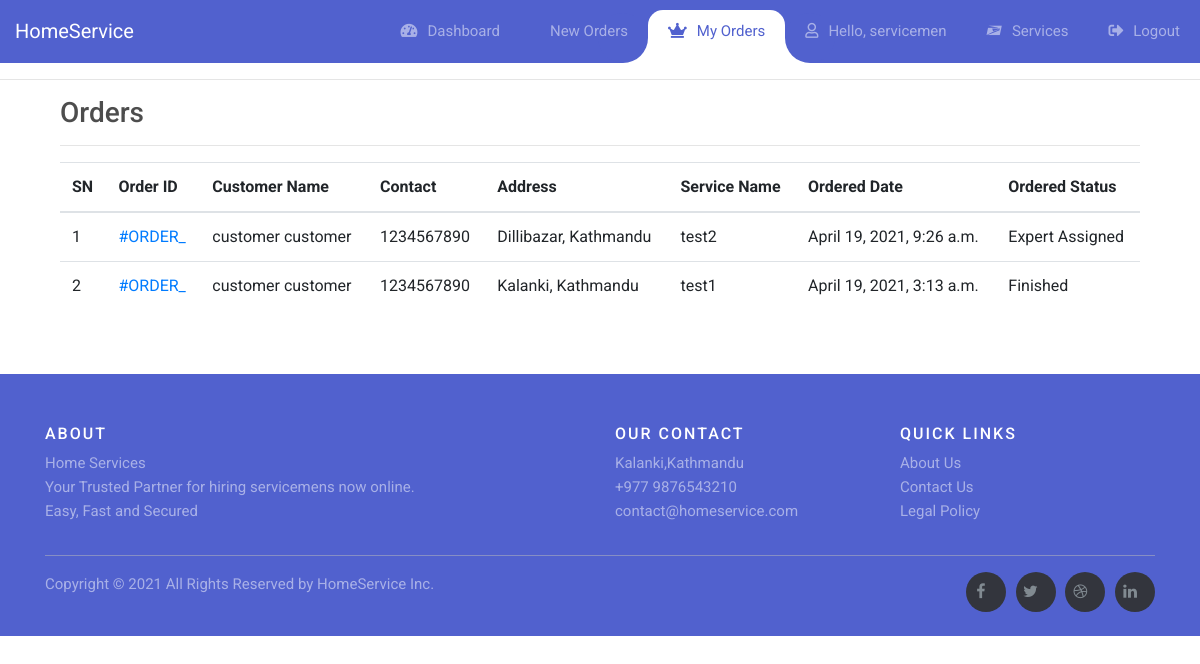
The app's page /servicemen-dashboard/servicemen-order/ (signed in) with its own data.
### accounts/models.py (models this page shows, shortened)
class User(AbstractUser):
    is_customer = models.BooleanField(default=False)
    is_servicemen =  models.BooleanField(default=False)
    first_name = models.CharField(max_length=200, null=True)
    last_name = models.CharField(max_length=200, null=True)
    email = models.EmailField()

class Customer(models.Model):
    phone = models.CharField(max_length=15, null=True)
    address = models.CharField(max_length=200, null=True)
    created_at = models.DateTimeField(auto_now_add=True, null=True)
    created_by = models.OneToOneField(User, related_name='customeruser', on_delete=models.CASCADE)

### order/models.py (models this page shows, shortened)
class Order(models.Model):
    STATUS = (
        ("Reviewed", "Reviewed"),
        ("Expert Assigned", "Expert Assigned"),
        ("Working", "Working"),
        ("Finished", "Finished"),
    )
    customer = models.ForeignKey(Customer, on_delete=models.SET_NULL, blank=True, null=True)
    service = models.ForeignKey(Service, on_delete=models.SET_NULL, blank=True, null=True)
    description = models.CharField(max_length=2000, null=True)
    date_ordered = models.DateTimeField(auto_now_add=True)
    status = models.CharField(max_length=200, null=True, choices=STATUS, default="Pending")
    street = models.CharField(max_length=100, null=True)
    address = models.CharField(max_length=100, null=True)
    servicemen = models.ForeignKey(ServiceMen, on_delete=models.SET_NULL, blank=True, null=True)
    class Meta:
        ordering = ['-date_ordered']

### service/models.py (models this page shows, shortened)
class Service(models.Model):
    name = models.CharField(max_length=200, null=True)
    slug = models.SlugField(max_length=255, null=True, unique=True)
    description = models.CharField(max_length=2000, null=True)
    image = models.ImageField(null=True, blank=True)

### servicemen/views.py (the view)
# urls.py: path('servicemen-order/', views.ServicemenOrderListView, name="admin_servicemen_order"),
@login_required
@servicemen_required
def ServicemenOrderListView(request):
    ser_id = ServiceMen.objects.filter(created_by = request.user).first()
    allorders = Order.objects.filter(servicemen = ser_id).order_by("-id")
    context = {
        'allorders': allorders,
        'ser_order_list': 'active'
    }
    return render(request, "servicemen/servicemenorderlist.html", context)

### servicemen/templates/servicemen/servicemenorderlist.html
{% extends 'index.html' %}
{% load static %}
{% block content %}
<div class="container">
    <div class="row">
        <div class="col-md-12">
            <h3>Orders</h3><hr>
            <table class="table">
                <thead>
                    <tr>
                        <th>SN</th>
                        <th>Order ID </th>
                        <th>Customer Name</th>
                        <th>Contact</th>
                        <th>Address</th>
                        <th>Service Name</th>
                        <th>Ordered Date</th>
                        <th>Ordered Status</th>
                    </tr>
                </thead>
                <tbody>
                    {% for order in allorders %}
                    <tr>
                        <td>{{forloop.counter}}</td>
                        <td><a href="{% url 'servicemen_order_detail' order.id %}">#ORDER_</a></td>
                        <td>{{order.customer.created_by.first_name}} {{order.customer.created_by.last_name}}</td>
                        <td>{{order.customer.phone}}</td>
                        <td>{{order.street}}, {{order.address}}</td>
                        <td>{{order.service.name}}</td>
                        <td>{{order.date_ordered}}</td>
                        <td>{{order.status}}</td>
                    </tr>
                    {% endfor %}
                </tbody>
            </table>
        </div>
    </div>
</div>
{% endblock %}

### templates/navbar.html (shortened to what this page needs)
<nav class="navbar navbar-expand-custom navbar-mainbg">
    <a class="navbar-brand navbar-logo" href="{% url 'service' %}">HomeService</a>
    <div class="collapse navbar-collapse" id="navbarSupportedContent">
        <ul class="navbar-nav ml-auto">
            <div class="hori-selector">
                <div class="left"></div>
                <div class="right"></div>
            </div>
            {% if user.is_servicemen %}
            <li class="nav-item {{activate_servicemen_admin}}">
                <a class="nav-link" href="{% url 'availability' %}"><i class="fas fa-tachometer-alt"></i>Dashboard</a>
            </li>
            <li class="nav-item {{ser_order_status}} {{ser_new_order}}">
                <a class="nav-link" href="{% url 'servicemen_new_order' %}">New
                    Orders</a>
            </li>
            <li class="nav-item {{ser_order_list}} {{ser_order_list}}">
                <a class="nav-link" href="{% url 'servicemen_order' %}"><i class="fas fa-crown"></i>My
                    Orders</a>
            </li>
            <li class="nav-item {{activate_seracc}}">
                <a class="nav-link" href="{% url 'servicemen_profile' %}"><i class="far fa-user"></i>Hello, {{request.user}}</a>
            </li>
            {% endif %}
            <li class="nav-item {{activate_service}} {{activate_view_service}}">
                <a class="nav-link" href="{% url 'service' %}"><i class="fab fa-usps"></i>Services</a>
            </li>
            {% if user.is_authenticated %}
            <li class="nav-item">
                <a class="nav-link" href="{% url 'logout' %}"><i class="fas fa-sign-out-alt"></i>Logout</a>
            </li>
            {% endif %}
        </ul>
    </div>
</nav>

### static/css/style.css (style rules this page uses)
body { font-family: 'Roboto', sans-serif; }
* { margin: 0; padding: 0; }
i { margin-right: 10px; }
.navbar-logo { padding: 15px; color: #fff; }
.navbar-mainbg { background-color: #5161ce; padding: 0px; }
#navbarSupportedContent { overflow: hidden; position: relative; }
#navbarSupportedContent ul { padding: 0px; margin: 0px; }
#navbarSupportedContent ul li a i { margin-right: 10px; }
#navbarSupportedContent li { list-style-type: none; float: left; }
#navbarSupportedContent ul li a { color: rgba(255,255,255,0.5); text-decoration: none; font-size: 15px; display: block; padding: 20px 20px; transition-duration:0.6s; transition-timing-function: cubic-bezier(0.68, -0.55, 0.265, 1.55); position: relative; }
#navbarSupportedContent>ul>li.active>a { color: #5161ce; background-color: transparent; transition: all 0.7s; }
.hori-selector { display:inline-block; position:absolute; height: 100%; top: 0px; left: 0px; transition-duration:0.6s; transition-timing-function: cubic-bezier(0.68, -0.55, 0.265, 1.55); background-color: #fff; border-top-left-radius: 15px; border-top-right-radius: 15px; margin-top: 10px; }
.hori-selector .right, .hori-selector .left { position: absolute; width: 25px; height: 25px; background-color: #fff; bottom: 10px; }
.hori-selector .right { right: -25px; }
.hori-selector .left { left: -25px; }
.hori-selector .right:before, .hori-selector .left:before { content: ''; position: absolute; width: 50px; height: 50px; border-radius: 50%; background-color: #5161ce; }
.hori-selector .right:before { bottom: 0; right: -25px; }
.hori-selector .left:before { bottom: 0; left: -25px; }
@media (min-width: 992px) { .navbar-expand-custom { -ms-flex-flow: row nowrap; flex-flow: row nowrap; -ms-flex-pack: start; justify-content: flex-start; } }
@media (min-width: 992px) { .navbar-expand-custom .navbar-nav { -ms-flex-direction: row; flex-direction: row; } }
@media (min-width: 992px) { .navbar-expand-custom .navbar-collapse { display: -ms-flexbox!important; display: flex!important; -ms-flex-preferred-size: auto; flex-basis: auto; } }

### static/css/mystyle.css (style rules this page uses)
h1,h2,h3,h4,h5,h6 { color:hsl(0, 0%, 30%); }

### records on screen
User: user "servicemen"
Order: customer.created_by.first_name "customer", customer.created_by.last_name "customer", customer.phone "1234567890", street "Dillibazar", address "Kathmandu", service.name "test2", date_ordered "April 19, 2021, 9:26 a.m.", status "Expert Assigned"
Order: customer.created_by.first_name "customer", customer.created_by.last_name "customer", customer.phone "1234567890", street "Kalanki", address "Kathmandu", service.name "test1", date_ordered "April 19, 2021, 3:13 a.m.", status "Finished"
